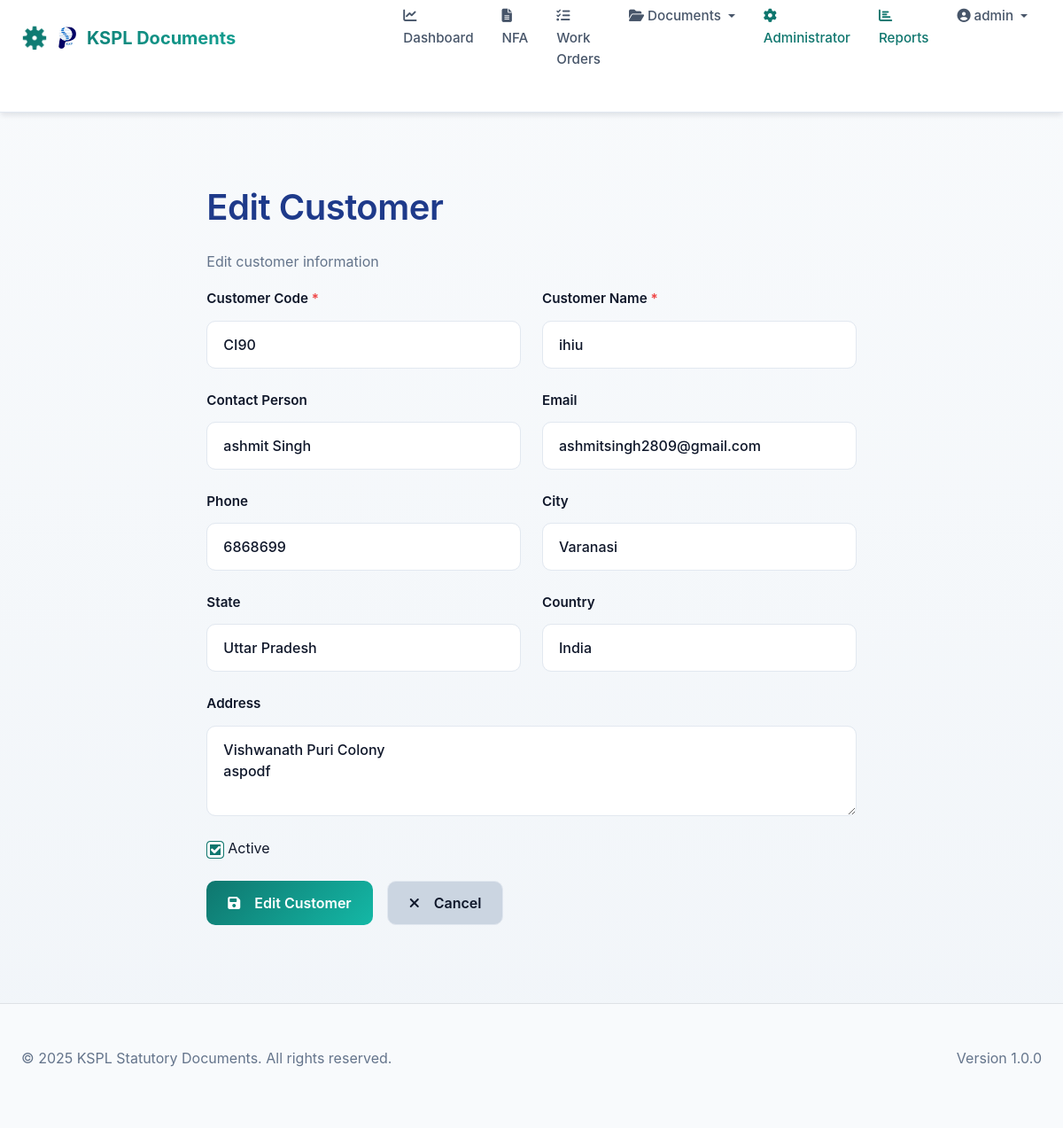
/admin/customers/1/edit (signed in), run on the app's committed database.
### models/__init__.py (models this page shows, shortened)
class User(UserMixin, db.Model):
    __tablename__ = 'users'
    id = db.Column(db.Integer, primary_key=True)
    username = db.Column(db.String(120), unique=True, nullable=False)
    email = db.Column(db.String(120), unique=True, nullable=False)
    password_hash = db.Column(db.String(255), nullable=False)
    first_name = db.Column(db.String(120))
    last_name = db.Column(db.String(120))
    department_id = db.Column(db.Integer, db.ForeignKey('departments.id'))
    is_active = db.Column(db.Boolean, default=True)
    created_at = db.Column(db.DateTime, default=datetime.utcnow)
    roles = db.relationship('Role', secondary='user_roles', backref=db.backref('users', lazy='dynamic'))
    department = db.relationship('Department', backref='users')
    def has_role(self, role_name):
        return any(role.name == role_name for role in self.roles)

class Customer(db.Model):
    __tablename__ = 'customers'
    id = db.Column(db.Integer, primary_key=True)
    code = db.Column(db.String(120), unique=True, nullable=False)
    name = db.Column(db.String(255), nullable=False)
    contact_person = db.Column(db.String(255))
    email = db.Column(db.String(120))
    phone = db.Column(db.String(20))
    address = db.Column(db.Text)
    city = db.Column(db.String(120))
    state = db.Column(db.String(120))
    country = db.Column(db.String(120))
    is_active = db.Column(db.Boolean, default=True)
    created_at = db.Column(db.DateTime, default=datetime.utcnow)
    updated_at = db.Column(db.DateTime, default=datetime.utcnow, onupdate=datetime.utcnow)

### routes/admin.py (the view, shortened to what this page needs)
@admin_bp.route('/customers/<int:customer_id>/edit', methods=['GET', 'POST'])
@login_required
@require_role('admin')
def customer_edit(customer_id):
    customer = Customer.query.get_or_404(customer_id)
    return render_template('admin/customer_form.html', customer=customer, action='Edit')

### utils/__init__.py (called while the page is built)
def require_role(role_name):
    def decorator(f):
        @wraps(f)
        def decorated_function(*args, **kwargs):
            if not current_user.is_authenticated:
                abort(401)
            user_role_names = [role.name for role in current_user.roles]
            if role_name not in user_role_names:
                abort(403)
            return f(*args, **kwargs)
        return decorated_function
    return decorator

### templates/admin/customer_form.html
{% extends "index.html" %}
{% block content %}
<div class="container mt-4">
    <div class="row">
        <div class="col-md-8 offset-md-2">
            <h1 style="color: #1e3a8a; font-weight: 600;">{{ action }} Customer</h1>
            <p class="text-muted">{{ action }} customer information</p>
            <form method="POST" novalidate>
                <div class="row">
                    <div class="col-md-6">
                        <div class="mb-3">
                            <label for="code" class="form-label">Customer Code <span class="text-danger">*</span></label>
                            <input type="text" class="form-control" id="code" name="code" value="{{ customer.code if customer else '' }}" {% if action == 'Edit' %}readonly{% endif %} required>
                        </div>
                    </div>
                    <div class="col-md-6">
                        <div class="mb-3">
                            <label for="name" class="form-label">Customer Name <span class="text-danger">*</span></label>
                            <input type="text" class="form-control" id="name" name="name" value="{{ customer.name if customer else '' }}" required>
                        </div>
                    </div>
                </div>
                <div class="row">
                    <div class="col-md-6">
                        <div class="mb-3">
                            <label for="contact_person" class="form-label">Contact Person</label>
                            <input type="text" class="form-control" id="contact_person" name="contact_person" value="{{ customer.contact_person if customer else '' }}">
                        </div>
                    </div>
                    <div class="col-md-6">
                        <div class="mb-3">
                            <label for="email" class="form-label">Email</label>
                            <input type="email" class="form-control" id="email" name="email" value="{{ customer.email if customer else '' }}">
                        </div>
                    </div>
                </div>
                <div class="row">
                    <div class="col-md-6">
                        <div class="mb-3">
                            <label for="phone" class="form-label">Phone</label>
                            <input type="tel" class="form-control" id="phone" name="phone" value="{{ customer.phone if customer else '' }}">
                        </div>
                    </div>
                    <div class="col-md-6">
                        <div class="mb-3">
                            <label for="city" class="form-label">City</label>
                            <input type="text" class="form-control" id="city" name="city" value="{{ customer.city if customer else '' }}">
                        </div>
                    </div>
                </div>
                <div class="row">
                    <div class="col-md-6">
                        <div class="mb-3">
                            <label for="state" class="form-label">State</label>
                            <input type="text" class="form-control" id="state" name="state" value="{{ customer.state if customer else '' }}">
                        </div>
                    </div>
                    <div class="col-md-6">
                        <div class="mb-3">
                            <label for="country" class="form-label">Country</label>
                            <input type="text" class="form-control" id="country" name="country" value="{{ customer.country if customer else '' }}">
                        </div>
                    </div>
                </div>
                <div class="mb-3">
                    <label for="address" class="form-label">Address</label>
                    <textarea class="form-control" id="address" name="address" rows="3">{{ customer.address if customer else '' }}</textarea>
                </div>
                {% if customer %}
                <div class="mb-3">
                    <div class="form-check">
                        <input class="form-check-input" type="checkbox" id="is_active" name="is_active" {% if customer.is_active %}checked{% endif %}>
                        <label class="form-check-label" for="is_active">
                            Active
                        </label>
                    </div>
                </div>
                {% endif %}
                <div class="d-flex gap-2">
                    <button type="submit" class="btn btn-primary">
                        <i class="fas fa-save me-2"></i>{{ action }} Customer
                    </button>
                    <a href="{{ url_for('admin.customer_list') }}" class="btn btn-secondary">
                        <i class="fas fa-times me-2"></i>Cancel
                    </a>
                </div>
            </form>
        </div>
    </div>
</div>
{% endblock %}

### templates/index.html (shortened to what this page needs)
<!DOCTYPE html>
<html lang="en">
<head>
    <link href="https://cdn.jsdelivr.net/npm/bootstrap@5.1.3/dist/css/bootstrap.min.css" rel="stylesheet">
    <link rel="stylesheet" href="https://cdnjs.cloudflare.com/ajax/libs/font-awesome/6.4.0/css/all.min.css">
    <link rel="stylesheet" href="https://cdnjs.cloudflare.com/ajax/libs/tempusdominus-bootstrap-4/5.39.0/css/tempusdominus-bootstrap-4.min.css" />
    <link rel="stylesheet" href="{{ url_for('static', filename='main.css') }}">
</head>
<body>
    <nav class="navbar navbar-expand-lg navbar-light" style="padding: initial;">
        <div class="container-fluid px-4">
            <a class="navbar-brand d-flex align-items-center" href="{% if current_user.is_authenticated %}{% if current_user.has_role('admin') %}{{ url_for('admin.admin_dashboard') }}{% else %}{{ url_for('main.dashboard') }}{% endif %}{% else %}{{ url_for('auth.login') }}{% endif %}" style="gap: 12px;">
                <img style="max-width: 5%; height: auto;" src="{{ url_for('static', filename='images/ksp-logo.png') }}" alt="KSP Logo" height="40" class="img-fluid">
                <span>KSPL Documents</span>
            </a>
            <div class="collapse navbar-collapse" id="navbarNav">
                <ul class="navbar-nav ms-auto">
                    {% if current_user.is_authenticated %}
                        <li class="nav-item">
                            <a class="nav-link" href="{{ url_for('main.dashboard') }}">
                                <i class="fas fa-chart-line me-1"></i>Dashboard
                            </a>
                        </li>
                        <li class="nav-item">
                            <a class="nav-link" href="{{ url_for('main.nfa_list') }}">
                                <i class="fas fa-file-alt me-1"></i>NFA
                            </a>
                        </li>
                        <li class="nav-item">
                            <a class="nav-link" href="{{ url_for('main.work_order_list') }}">
                                <i class="fas fa-tasks me-1"></i>Work Orders
                            </a>
                        </li>
                        <li class="nav-item dropdown">
                            <a class="nav-link dropdown-toggle" href="#" id="documentsDropdown" role="button" data-bs-toggle="dropdown" aria-expanded="false">
                                <i class="fas fa-folder-open me-1"></i>Documents
                            </a>
                        </li>
                        <li class="nav-item">
                            <a class="nav-link text-primary" href="{{ url_for('admin.admin_dashboard') }}">
                                <i class="fas fa-cog me-1"></i>Administrator
                            </a>
                        </li>
                        <li class="nav-item">
                            <a class="nav-link text-primary" href="{{ url_for('admin.reports') }}">
                                <i class="fas fa-chart-bar me-1"></i>Reports
                            </a>
                        </li>
                        <li class="nav-item dropdown">
                            <a class="nav-link dropdown-toggle" href="#" id="userDropdown" role="button" data-bs-toggle="dropdown" aria-expanded="false">
                                <i class="fas fa-user-circle me-1"></i>{{ current_user.username }}
                            </a>
                        </li>
                    {% else %}
                        <li class="nav-item">
                            <a class="nav-link" href="{{ url_for('auth.login') }}">
                                <i class="fas fa-sign-in-alt me-1"></i>Login
                            </a>
                        </li>
                    {% endif %}
                </ul>
            </div>
        </div>
    </nav>
    <div class="container-fluid">
        {% block content %}{% endblock %}
    </div>
    <footer class="bg-light border-top mt-5 py-4">
        <div class="container-fluid px-4">
            <div class="row">
                <div class="col-md-6">
                    <p class="text-muted mb-0">© 2025 KSPL Statutory Documents. All rights reserved.</p>
                </div>
                <div class="col-md-6 text-md-end">
                    <p class="text-muted mb-0">Version 1.0.0</p>
                </div>
            </div>
        </div>
    </footer>
</body>
</html>

### data on the page
User: username "admin"
Customer: code "CI90", name "ihiu", contact_person "ashmit Singh", email "ashmitsingh2809@gmail.com", phone "6868699", city "Varanasi", state "Uttar Pradesh", country "India", address "Vishwanath Puri Colony aspodf", is_active "☑"

### other printed values
{{ action }} "Edit"
